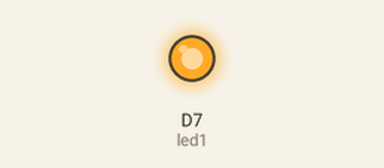
Simulated run of this sketch. Board: ESP8266 (NodeMCU). On the bench: output pins drawn as LEDs (lit = HIGH).

Above: at 0.2 s.
At 21.5 s:
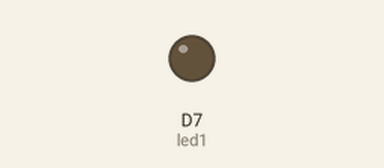
Timing chart, 0 to 22.4 s (numbered marks = the images above):
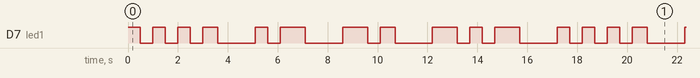

Measured:
- by itself, D7 (led1): moves between LOW and HIGH, repeating every 17.2 s
- by itself, everything shown: repeats every 17.2 s, in 22 steps

The sketch:

blink-an-led.ino
```cpp
// ------------
// Blink an LED
// ------------

/*-------------

We've heavily commented this code for you. If you're a pro, feel free to ignore it.

Comments start with two slashes or are blocked off by a slash and a star.
You can read them, but your device can't.
It's like a secret message just for you.

Every program based on Wiring (programming language used by Arduino, and Particle devices) has two essential parts:
setup - runs once at the beginning of your program
loop - runs continuously over and over

You'll see how we use these in a second.

This program will blink an led on and off every second.
It blinks the D7 LED on your Particle device. If you have an LED wired to D0, it will blink that LED as well.

-------------*/


// First, we're going to make some variables.
// This is our "shorthand" that we'll use throughout the program:

int led1 = D7; // Instead of writing D0 over and over again, we'll write led1
// You'll need to wire an LED to this one to see it blink.


void setup() {

  // We are going to tell our device that D0 and D7 (which we named led1 and led2 respectively) are going to be output
  // (That means that we will be sending voltage to them, rather than monitoring voltage that comes from them)

  // It's important you do this here, inside the setup() function rather than outside it or in the loop function.

 pinMode(led1, OUTPUT);
 // pinMode(led2, OUTPUT);


}
	void loop() {

	    // H
	    di ();
	    di ();
	    di ();
	    dit ();

	    gap();

	    // A
	    di ();
	    dah ();


	    gap();


	    // N
	    dah ();
	    dit ();


	    gap();


	    // K
	    dah();
	    di();
	    dah();

	    gap();


	}


	void di() {

	  // To blink the LED, first we'll turn it on...
	  digitalWrite(led1, HIGH);

	  // We'll leave it on for 0.5 second to represent a dot
	  delay(500);


	  // Then we'll turn it off...
	  digitalWrite(led1, LOW);


	  // Wait 0.5 second...
	  delay(500);

	}


	void dah () {

	      // To blink the LED, first we'll turn it on...
	  digitalWrite(led1, HIGH);

	  // We'll leave it on for 1 second to represent a line
	  delay(1000);


	  // Then we'll turn it off...
	  digitalWrite(led1, LOW);


	  // Wait 0.5 second...
	  delay(500);

	}


	void dit () {

	      // To blink the LED, first we'll turn it on...
	  digitalWrite(led1, HIGH);

	  // We'll leave it on for 0.6 second to represent a line
	  delay(600);


	  // Then we'll turn it off...
	  digitalWrite(led1, LOW);


	  // Wait 0.5 second...
	  delay(500);

	}


void gap () {

	    delay(1000);

	}
```
